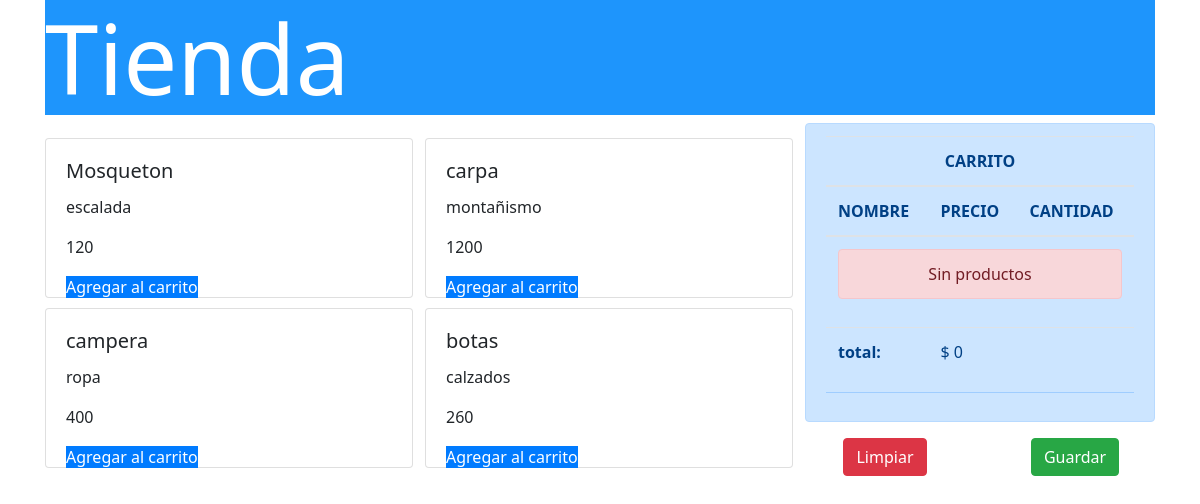
The page / on the database its author committed.
### carritoapp/models.py (models this page shows, shortened)
class Producto(models.Model):
    nombre = models.CharField(max_length=64)
    categoria = models.CharField(max_length=32)
    precio = models.IntegerField()

### carritoapp/views.py (the view)
# urls.py: path('', tienda, name="Tienda"),
def tienda(request):
    productos = Producto.objects.all()
    return render(request, "tienda.html", {'productos': productos})

### carritoapp/context_processor.py (called while the page is built)
def total_carrito(request):
    total = 0
    if request.user.is_authenticated:
        if "carrito" in request.session.keys():
            for key, value in request.session["carrito"].items():
                total += int(value["acumulado"])
    return {"total_carrito": total}

### carritoapp/templates/tienda.html (shortened to what this page needs)
<!DOCTYPE html>
{% load static %}
<html lang="es">
<head>
    <link href="{% static 'bootstrap/css/bootstrap.min.css' %}" rel="stylesheet">
    <link  href="{% static 'css/estilos.css' %}" rel="stylesheet">
</head>
<body>
    <div class="container">
        <div class="row">
            <div class="col-12 align-self-center"><h1 class="display-1">Tienda</h1></div>
        </div>
        <div class="row">
            <div class="col-8">
                <div class="row" style="padding: 10px 0;">
                    <div class="col-12">
                        <div class="row">
                            {% for producto in productos %}
                            <div class="col-6">
                                <div class="card" style="height: 10rem; width: 23rem; margin: 5px 0px;">
                                    <div class="card-body">
                                        <h5 class="card-title">{{producto.nombre}}</h5>
                                        <p class="card-text">{{producto.categoria}}</p>
                                        <p class="card-text">{{producto.precio}}</p>
                                        <a href="{% url 'Add' producto.id %}" class="btn-primary">Agregar al carrito</a>
                                    </div>
                                </div>
                            </div>
                            {% endfor %}
                        </div>
                    </div>
                </div>
            </div>
            <div class="col-4">
                {% include "carrito.html" %}
            </div>
        </div>
    </div>
</body>
</html>

### carritoapp/templates/carrito.html
<div class="alert alert-primary" role="alert">
    <table class="table table-borderd">
        <thead>
            <tr>
                <th scope="row" colspan="3" class="text-center">CARRITO</th>
            </tr>
            <tr>
                <th scope="col">NOMBRE</th>
                <th scope="col">PRECIO</th>
                <th scope="col">CANTIDAD</th>
            </tr>
        </thead>
        <tbody>
        {% if request.session.carrito.items %}
        {% for key, value in request.session.carrito.items %}
            <tr>
                <td>{{value.nombre}}</td>
                <td>{{value.precio}}</td>
                <td>{{value.acumulado}}
                    <a href="{% url 'Add' value.producto_id %}" class="badge btn btn-dark badge-dark">+</a>
                    <a href="{% url 'Sub' value.producto_id %}" class="badge btn btn-dark badge-dark">-</a>
                </td>
            </tr>
        {% endfor %}
        {% else %}
        <tr>
            <td colspan="3">
                <div class="alert alert-danger text-center">Sin productos</div>
            </td>
        </tr>
        {% endif %}
            <tr>
                <th scope="row">total:</th>
                <td colspan="2">$ {{total_carrito}}</td>
            </tr>
        </tbody>
    </table>
    <hr>
</div>
<div class="row text-center">
    <div class="col-6"><a href="{% url 'CLS' %}" class="btn btn-danger">Limpiar</a></div>
    <div class="col-6"><a href="#" class="btn btn-success">Guardar</a></div>
</div>

### carritoapp/static/css/estilos.css (style rules this page uses)
body { font-family: 'Segoe UI', Tahoma, Geneva, Verdana, sans-serif; }
.container { flex-direction: row | row-reverse | column | column-reverse; }
.display-1 { background: #1e95fc; color: white; }

### rows shown on the page
Producto: nombre "Mosqueton", categoria "escalada", precio "120"
Producto: nombre "carpa", categoria "montañismo", precio "1200"
Producto: nombre "campera", categoria "ropa", precio "400"
Producto: nombre "botas", categoria "calzados", precio "260"

### other values the page prints
{{ total_carrito }} "0"
